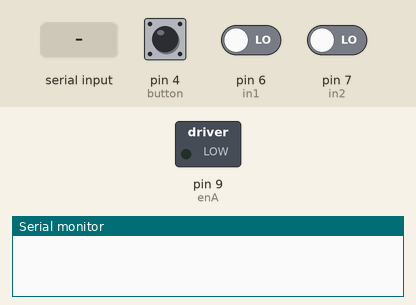
Bench run of a sketch on a simulated Arduino Uno, built with avr-gcc and run on an emulated ATmega328P. Parts: switched loads named in the sketch (green lamp = pin HIGH), the last lines printed to the serial monitor. Inputs (shaded band) come from the test bench; at power-on: pin 4 (button) LOW, pin 6 (in1) LOW, pin 7 (in2) LOW.

Above: at 0.1 s.
At 6.2 s:
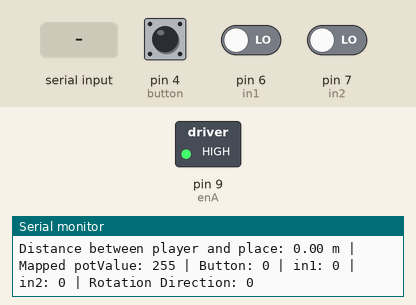
6.3 s: "$GNGGA\n" received over the second serial link
8.5 s: "$GNRMC\n" received over the second serial link
10.5 s: "90,45,200\n" received over the second serial link
Timing chart, 0 to 13.5 s (numbered marks = the images above; inputs shaded):
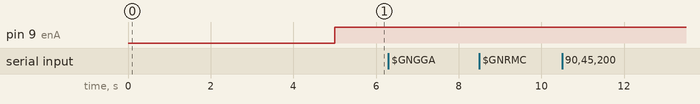

The sketch:

gps_data_process.ino
```cpp
#include <Arduino.h>
#include <math.h>
#include <SoftwareSerial.h>
#include <stdlib.h>

#define RADIUS_EARTH 6371 // Earth radius in kilometers
#define enA 9
#define in1 6
#define in2 7
#define button 4

int rotDirection = 0;
int pressed = false;

SoftwareSerial ss(3, 2);  // RX, TX

// Variable declaration
String sentence = "";
String original_sentence = "";
String gnrmc = "";
String gngga = "";  // Stored GNGGA information
String info[15];  // Use array to store GPS data

int commaPosition = -1;

// Test coordinates:

// royal fort gardens
// float latitude2 = 51.4575094;
// float longitude2 = -2.6025733;

// Favell House
float latitude2 = 51.4524688;
float longitude2 = -2.5928609;

float lat;
float lng;
float distance;

// Function declaration
float convertToDecimalDegrees(float coordinate);
float calculateDistance(float lat1, float lon1, float lat2, float lon2);

void setup() {
  Serial.begin(115200);
  delay(5000);
  Serial.println("HeatHunt started!");
  ss.begin(9600);
}

void loop() {
  if (ss.available()) {
    original_sentence = ss.readStringUntil('\n');
    sentence = original_sentence;
    //gngga = ss.readStringUntil('\n'); // Read the line until newline character
    //gngga = "$GNGGA,123519.00,4807.038,N,01131.000,E,1,08,0.9,545.4,M,46.9,M,,*47";
    //gnrmc = "$GNRMC,123519.00,A,4807.038,N,01131.000,E,022.4,084.4,230394,003.1,W*6A";
    Serial.println("Received sentence: " + sentence);

    int infoIndex = 0;
    int startPos = 0;

    while ((commaPosition = gngga.indexOf(',', startPos)) != -1 && infoIndex < 15) {
      info[infoIndex++] = gngga.substring(startPos, commaPosition);
      startPos = commaPosition + 1;
    }
    if (startPos < gngga.length()) { // Catch any remaining data after the last comma
      info[infoIndex] = gngga.substring(startPos);
    }

    if (original_sentence.startsWith("$GNGGA")) {
      lat = convertToDecimalDegrees(info[2].toFloat());
      lng = convertToDecimalDegrees(info[4].toFloat());
    }
    else if (original_sentence.startsWith("$GNRMC")) {
      lat = convertToDecimalDegrees(info[3].toFloat());
      lng = convertToDecimalDegrees(info[5].toFloat());
    }
    else {
      // Ignore sentences that are not GNGGA or GNRMC
      Serial.println("It's not gngga or gnrmc");
    }
    // Calculate and print distance
    distance = calculateDistance(lat, lng, latitude2, longitude2);
    Serial.print("Latitude: ");
    Serial.println(lat, 6);
    Serial.print("Longitude: ");
    Serial.println(lng, 6);
    Serial.print("Distance between the points: ");
    Serial.print(distance);
    Serial.println(" km");
  }
  // Map distance to potentiometer value
  int potValue = map(distance, 0, 1000, 255, 0); // Inverse mapping: closer -> higher potValue

  // Apply potentiometer value to motor control
  analogWrite(enA, potValue);

  // Read button - Debounce
  if (digitalRead(button) == true) {
    pressed = !pressed;
  }
  while (digitalRead(button) == true);
  delay(20);

  // If button is pressed - change rotation direction
  if (pressed == true  & rotDirection == 0) {
    digitalWrite(in1, HIGH);
    digitalWrite(in2, LOW);
    rotDirection = 1;
    delay(20);
  }
  // If button is pressed - change rotation direction
  if (pressed == false & rotDirection == 1) {
    digitalWrite(in1, LOW);
    digitalWrite(in2, HIGH);
    rotDirection = 0;
    delay(20);
  }

  // print the results to the Serial Monitor:
  Serial.print("Distance between player and place: ");
  Serial.print(distance);
  Serial.print(" m | Mapped potValue: ");
  Serial.print(potValue);
  Serial.print(" | Button: ");
  Serial.print(digitalRead(button));
  Serial.print(" | in1: ");
  Serial.print(digitalRead(in1));
  Serial.print(" | in2: ");
  Serial.print(digitalRead(in2));
  Serial.print(" | Rotation Direction: ");
  Serial.println(rotDirection);

  delay(2000); // Delay for 5 seconds before repeating
}

float convertToDecimalDegrees(float coordinate) {
  int degrees = int(coordinate / 100);
  float minutes = coordinate - degrees * 100;
  float decimalDegrees = degrees + (minutes / 60.0);
  return (coordinate >= 0) ? decimalDegrees : -decimalDegrees;
}

float calculateDistance(float lat1, float lon1, float lat2, float lon2) {
  float dLat = radians(lat2 - lat1);
  float dLon = radians(lon2 - lon1);
  float a = sin(dLat / 2) * sin(dLat / 2) + cos(radians(lat1)) * cos(radians(lat2)) * sin(dLon / 2) * sin(dLon / 2);
  float c = 2 * atan2(sqrt(a), sqrt(1 - a));
  float distance = RADIUS_EARTH * c;
  return distance;
}
```
